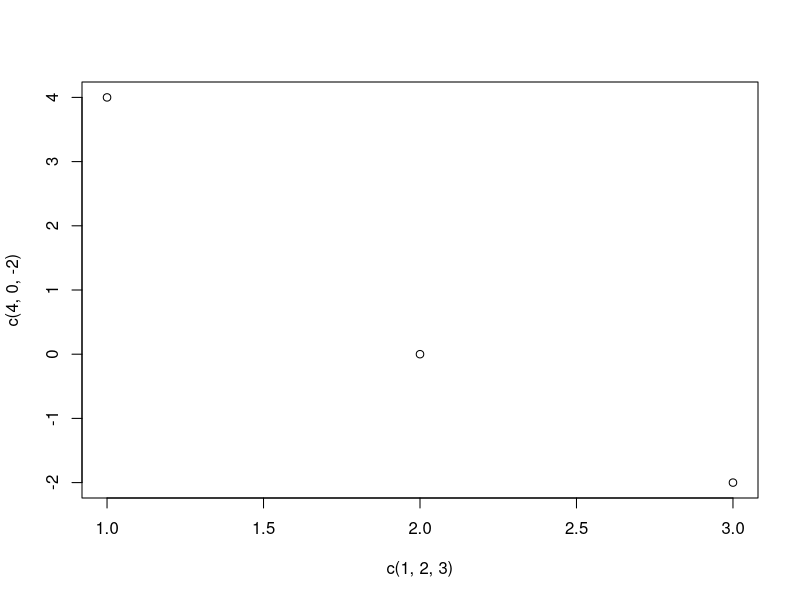
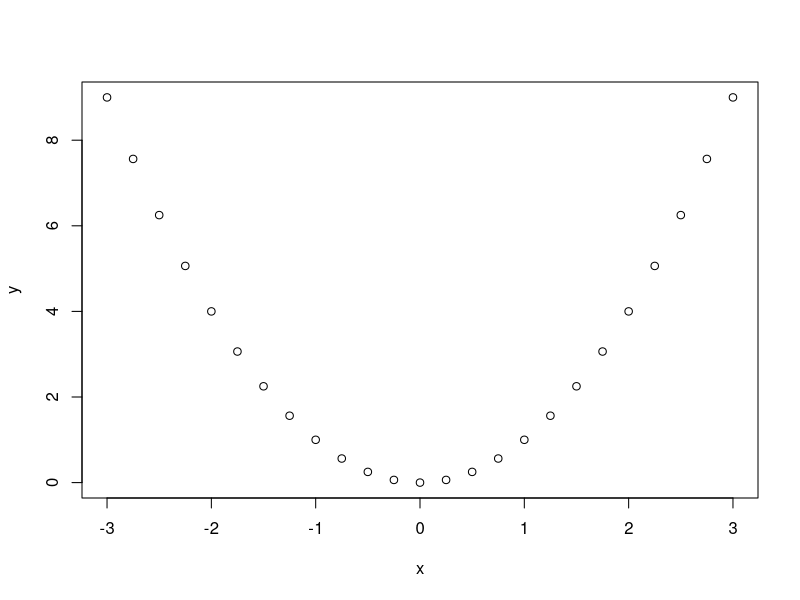
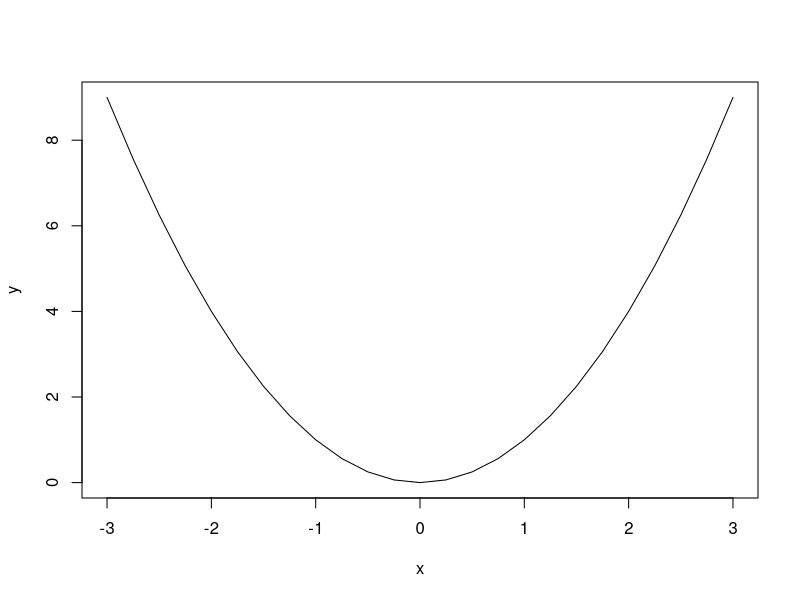
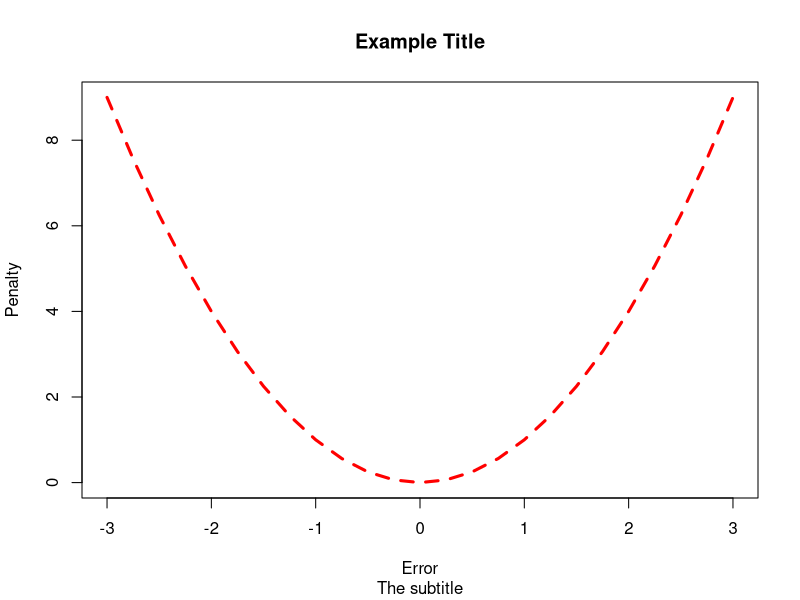

Reproduce these figures in R, in order.
## ---- chunk 1
knitr::opts_chunk$set(echo = TRUE, cache=TRUE, eval=FALSE)
## ---- chunk 2
# Statments after a hashtag are commments.
# These are statements for you, the human, and not the computer. R will ignore them.
## ---- chunk 3
c(1, 2, 3, 4, 5, 6, 7) # Vector of numerics
c(TRUE, FALSE, TRUE) # Vector of logicals

c(c(1, 3, 4), c(2, 3, 4)) # even combine multiple vectors into 1

log(c(1, 2, 3, 4, 5)) # log elementwise
c(1, 2, 3) + c(2, 2, 2) # Adds the numbers elementwise
c(1, 2, 3)^2 # squares each number
## ---- chunk 4
c(2, 3, 4, FALSE)
## ---- chunk 5
?c()
c(1, 2) + c(1, 1, 1) # warning
c(1, 2) + c(1, 1, 1, 1) # No warning
## ---- chunk 6
1:10 # 1-10
5:1 # Even works backwards
-6:6 # Through negative numbers too
1.5:10.9 # For decimals, it keeps them spaced by 1

seq(0, 1, .05) # Evenly spaced by .05
seq(6, 1, -1.2) # Notice the BY spacing should match the direction of the sequence
?seq()
## ---- chunk 7
?log
log(3) # Assumes natural log
log(10, 10) # The second argument R will read as the "base"
log(10, base = 10) # We can also specify arguments by it's name explicitly.
## ---- chunk 8
# Personal function to calculate the power of a number
myPower <- function(x = 2, p = 2) {
  x^p
}

myPower(5,3) # 5^3 = 125
myPower(5) # 25, specify the "x" argument positionally, while default power is 2
myPower() # 4, All arguments are optional
myPower(p = 3) # 8, Specify second argument by name
## ---- chunk 9
install.packages("dplyr") # Install the code to your computer
library(dplyr) # Loads the code into your session
search() # Look at all the packages currently loaded in your session
detach("package:dplyr",unload=TRUE) # Remove "dplyr" package from session
## ---- chunk 10
plot(c(1,2,3), c(4, 0, -2)) # Plots points (1,2), (2, 0), and (3, -2)
## ---- chunk 11
x <- seq(-3, 3, .25)
y <- x^2
plot(x,y)
?plot
## ---- chunk 12
plot(x, y, type="l")
?plot.default
?plot.xy
# Uncomment the line below, and run the command to see all the colors available in R
# colors()
## ---- chunk 13
# Note: As long as you have the beginning and end parentheses to the function, 
plot(x, y, col="red",
     type="l",
     lty=2,
     lwd=3,
     xlab="Error",
     ylab="Penalty",
     main="Example Title",
     sub="The subtitle")
